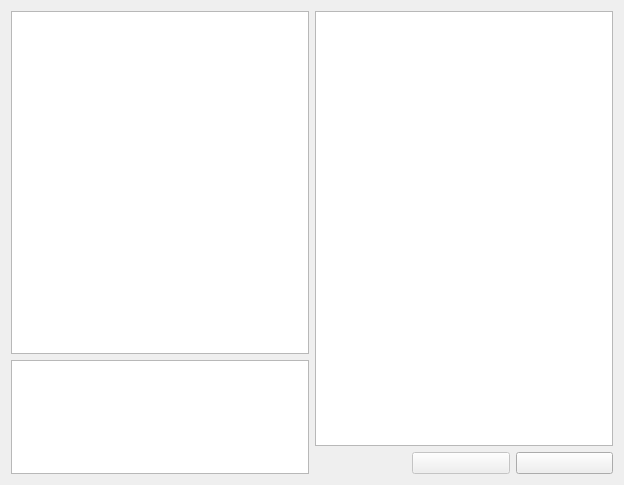
<?xml version="1.0" encoding="UTF-8"?>
<ui version="4.0">
 <class>SelectForm</class>
 <widget class="QWidget" name="SelectForm">
  <property name="geometry">
   <rect>
    <x>0</x>
    <y>0</y>
    <width>624</width>
    <height>485</height>
   </rect>
  </property>
  <property name="sizePolicy">
   <sizepolicy hsizetype="Expanding" vsizetype="Expanding">
    <horstretch>1</horstretch>
    <verstretch>1</verstretch>
   </sizepolicy>
  </property>
  <layout class="QHBoxLayout" name="horizontalLayout_2">
   <item>
    <layout class="QVBoxLayout" name="verticalLayout">
     <property name="sizeConstraint">
      <enum>QLayout::SetNoConstraint</enum>
     </property>
     <item>
      <widget class="QListView" name="scenarioList">
       <property name="sizePolicy">
        <sizepolicy hsizetype="Expanding" vsizetype="Expanding">
         <horstretch>1</horstretch>
         <verstretch>3</verstretch>
        </sizepolicy>
       </property>
       <property name="editTriggers">
        <set>QAbstractItemView::NoEditTriggers</set>
       </property>
      </widget>
     </item>
     <item>
      <widget class="QTextBrowser" name="scenarioBrief">
       <property name="sizePolicy">
        <sizepolicy hsizetype="Expanding" vsizetype="Expanding">
         <horstretch>0</horstretch>
         <verstretch>1</verstretch>
        </sizepolicy>
       </property>
      </widget>
     </item>
    </layout>
   </item>
   <item>
    <layout class="QVBoxLayout" name="verticalLayout_2" stretch="0,0">
     <property name="sizeConstraint">
      <enum>QLayout::SetNoConstraint</enum>
     </property>
     <item>
      <widget class="QListView" name="fractionList">
       <property name="sizePolicy">
        <sizepolicy hsizetype="Expanding" vsizetype="Expanding">
         <horstretch>1</horstretch>
         <verstretch>0</verstretch>
        </sizepolicy>
       </property>
       <property name="editTriggers">
        <set>QAbstractItemView::NoEditTriggers</set>
       </property>
      </widget>
     </item>
     <item>
      <layout class="QHBoxLayout" name="horizontalLayout" stretch="1,1,1">
       <item>
        <spacer name="horizontalSpacer">
         <property name="orientation">
          <enum>Qt::Horizontal</enum>
         </property>
         <property name="sizeHint" stdset="0">
          <size>
           <width>120</width>
           <height>20</height>
          </size>
         </property>
        </spacer>
       </item>
       <item>
        <widget class="QPushButton" name="start">
         <property name="enabled">
          <bool>false</bool>
         </property>
         <property name="sizePolicy">
          <sizepolicy hsizetype="Preferred" vsizetype="Preferred">
           <horstretch>1</horstretch>
           <verstretch>0</verstretch>
          </sizepolicy>
         </property>
         <property name="text">
          <string notr="true"/>
         </property>
         <property name="autoDefault">
          <bool>false</bool>
         </property>
        </widget>
       </item>
       <item>
        <widget class="QPushButton" name="cancel">
         <property name="sizePolicy">
          <sizepolicy hsizetype="Minimum" vsizetype="Preferred">
           <horstretch>1</horstretch>
           <verstretch>0</verstretch>
          </sizepolicy>
         </property>
         <property name="text">
          <string notr="true"/>
         </property>
        </widget>
       </item>
      </layout>
     </item>
    </layout>
   </item>
  </layout>
 </widget>
 <resources/>
 <connections/>
</ui>
